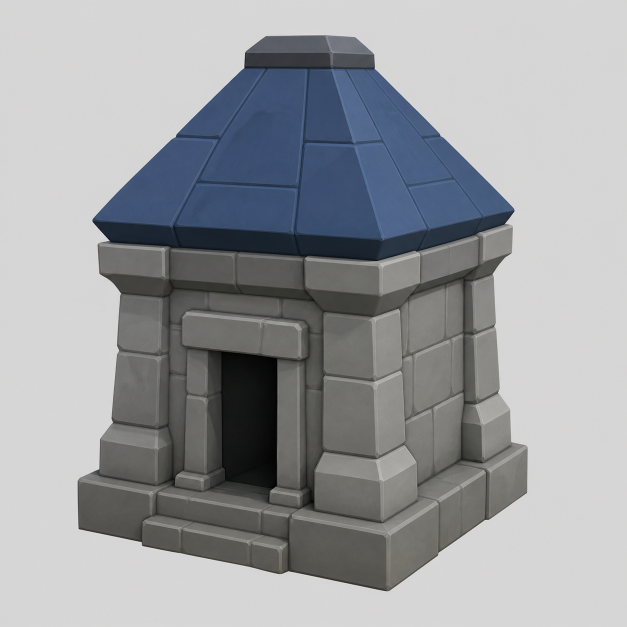
#> input picture assets/concepts/stage4h_generated_shrine_concept.png, 1254 x 1254 px (shown at 1/2 size)
$ python -i assets.py   (imports and definitions only)
#> lines starting #> are read from the running program, lines starting #| are printed output that depends on the picture
"""Deterministic, bounded external static-mesh ingestion.

OBJ and GLB parsers terminate at one source-neutral mesh record. Shared
normalization, validation, budgets, typed mesh IR, Nitro encoding, texture
binding, placement, and collision remain format-independent.
"""

from __future__ import annotations

import hashlib
import json
import math
from pathlib import Path
import re
from typing import Any

from .asset_source import MeshCorner, MeshFace, SourceMesh
from .glb import GLBError, parse_glb
from .glb_bootstrap import BootstrapError, bootstrap_geometry_glb
from .glb_materials import MaterialSynthesisError, synthesize_named_material
from .glb_normals import NormalGenerationError, generate_missing_normals
from .glb_preprocess import GLBPreprocessError, preprocess_static_glb
from .glb_uvs import UVGenerationError, generate_missing_uvs
from .geometry import (
    MODEL_BASE_Y,
    MODEL_TILE_SCALE,
    GeometryError,
    Quad,
    Triangle,
    encode_mesh_primitives,
    inspect_mesh_display_list,
)
from .mesh_simplify import SimplificationError, simplify_coplanar_ir
from .mesh_decimate import DecimationError, simplify_approximate_ir
from .nsbmd_model import PROJECT_DISPLAY_LIST_TESTED_MAX
from .textures import (
    compile_png,
    compile_texture_catalog,
    compile_texture_outputs,
    validate_texture_spec,
)


ASSET_SCHEMA_VERSIONS = {1, 2, 3, 4, 5, 6, 7, 8, 9, 10, 11, 12, 13, 14}
CATALOG_SCHEMA_VERSION = 1
SAFE_ID = re.compile(r"^[a-z][a-z0-9_]{0,63}$")
STAGE4B_BUDGET = {
    "max_source_bytes": 262_144,
    "max_vertices": 64,
    "max_uvs": 64,
    "max_normals": 32,
    "max_faces": 24,
    "max_materials": 1,
    "max_dimension_tiles": 8.0,
    "max_height_tiles": 8.0,
    "max_collision_tiles": 64,
}
STAGE4G_SOURCE_BUDGET = {
    **STAGE4B_BUDGET,
    "max_vertices": 128,
    "max_uvs": 128,
    "max_normals": 64,
    "max_faces": 64,
}
STAGE4J_SOURCE_BUDGET = {
    **STAGE4B_BUDGET,
    "max_source_bytes": 524_288,
    "max_vertices": 512,
    "max_uvs": 512,
    "max_normals": 256,
    "max_faces": 256,
    "max_projected_source_bytes": 24_000,
}
STAGE4M_SOURCE_BUDGET = {
    **STAGE4B_BUDGET,
    "max_vertices": 256,
    "max_uvs": 256,
    "max_normals": 256,
    "max_faces": 80,
}
ASSET_MATERIAL_BINDINGS = {
    "prop": {
        "shape": 1,
        "material_index": 18,
        "material_name": "road01_r",
        "capacity_bytes": 2496,
    },
    "prop_secondary": {
        "shape": 6,
        "material_index": 17,
        "material_name": "road01",
        "capacity_bytes": 1068,
    },
}


class AssetError(ValueError):
    """An asset source, manifest, placement, or budget is unsupported."""

    # [4 lines left out: function __init__, not called in this run]

    def as_dict(self) -> dict[str, object]:
        return {"code": self.code, "message": str(self), "details": self.details}


def _hash(data: bytes) -> str:
    return hashlib.sha256(data).hexdigest()


# [22 lines left out: functions _finite, _safe_relative, not called in this run]


def parse_obj(data: bytes) -> SourceMesh:
    """Parse the deterministic explicit triangle/quad OBJ subset."""
    if len(data) > STAGE4B_BUDGET["max_source_bytes"]:
        raise AssetError("source_too_large", "OBJ exceeds the Stage 4B source byte budget")
    try:
        text = data.decode("utf-8")
    except UnicodeDecodeError as error:
        raise AssetError("malformed_mesh", "OBJ must be UTF-8 text") from error
    vertices: list[tuple[float, float, float]] = []
    uvs: list[tuple[float, float]] = []
    normals: list[tuple[float, float, float]] = []
    faces: list[MeshFace] = []
    material: str | None = None
    allowed_ignored = {"o", "g", "s"}
    for line_number, raw_line in enumerate(text.splitlines(), 1):
        line = raw_line.split("#", 1)[0].strip()
        if not line:
            continue
        fields = line.split()
        keyword = fields[0]
        if keyword == "v":
            if len(fields) != 4:
                raise AssetError("malformed_mesh", f"line {line_number}: vertex requires three coordinates")
            vertices.append(tuple(_finite(value, field=f"line {line_number} vertex") for value in fields[1:]))
        elif keyword == "vt":
            if len(fields) != 3:
                raise AssetError("malformed_mesh", f"line {line_number}: UV requires two coordinates")
            uv = tuple(_finite(value, field=f"line {line_number} UV") for value in fields[1:])
            if any(value < 0.0 or value > 1.0 for value in uv):
                raise AssetError("invalid_uv", f"line {line_number}: Stage 4B UVs must be in 0..1")
            uvs.append(uv)
        elif keyword == "vn":
            if len(fields) != 4:
                raise AssetError("malformed_mesh", f"line {line_number}: normal requires three coordinates")
            normal = tuple(_finite(value, field=f"line {line_number} normal") for value in fields[1:])
            if math.sqrt(sum(value * value for value in normal)) <= 1e-9:
                raise AssetError("invalid_normal", f"line {line_number}: normal must be nonzero")
            normals.append(normal)
        elif keyword == "usemtl":
            if len(fields) != 2 or not SAFE_ID.fullmatch(fields[1]):
                raise AssetError("unsupported_material", f"line {line_number}: material name is unsupported")
            material = fields[1]
        elif keyword == "f":
            if len(fields) not in (4, 5):
                raise AssetError(
                    "unsupported_polygon", f"line {line_number}: only triangle and quad faces are supported",
                )
            if material is None:
                raise AssetError("unsupported_material", f"line {line_number}: face has no usemtl assignment")
            corners: list[MeshCorner] = []
            for token in fields[1:]:
                indices = token.split("/")
                if len(indices) != 3 or not all(indices):
                    raise AssetError("missing_uv_or_normal", f"line {line_number}: face corners require v/vt/vn")
                try:
                    vertex, uv, normal = (int(index) for index in indices)
                except ValueError as error:
                    raise AssetError("malformed_mesh", f"line {line_number}: invalid face index") from error
                if min(vertex, uv, normal) <= 0:
                    raise AssetError("unsupported_index", f"line {line_number}: zero/negative OBJ indices are unsupported")
                corners.append(MeshCorner(vertex - 1, uv - 1, normal - 1))
            faces.append(MeshFace(f"face_{len(faces):03d}", material, tuple(corners)))
        elif keyword in allowed_ignored:
            continue
        else:
            raise AssetError("unsupported_obj_statement", f"line {line_number}: unsupported OBJ statement {keyword!r}")
    if not vertices or not faces:
        raise AssetError("malformed_mesh", "OBJ must contain vertices and faces")
    for face in faces:
        for corner in face.corners:
            if corner.vertex >= len(vertices) or corner.uv >= len(uvs) or corner.normal >= len(normals):
                raise AssetError("invalid_index", f"{face.id} references an out-of-range OBJ index")
    return SourceMesh(
        tuple(vertices), tuple(uvs), tuple(normals), tuple(faces),
        {
            "source_format": "obj", "uv_origin": "lower_left",
            "scene_count": 1, "node_count": 1, "mesh_count": 1,
            "primitive_count": len(faces),
        },
    )


# [9 lines left out: function _axis, not called in this run]


def _dot(a: tuple[float, float, float], b: tuple[float, float, float]) -> float:
    return sum(x * y for x, y in zip(a, b, strict=True))


# [6 lines left out: function _cross, not called in this run]


def _subtract(a: tuple[float, float, float], b: tuple[float, float, float]) -> tuple[float, float, float]:
    return tuple(x - y for x, y in zip(a, b, strict=True))


# [1062 lines left out: functions _normalize, _bounds, _validate_manifest, load_manifest, _normalized_ir, _ir_primitives and 6 more, not called in this run]

>>> import cv2
>>> picture = cv2.imread('../../assets/concepts/stage4h_generated_shrine_concept.png', cv2.IMREAD_GRAYSCALE)
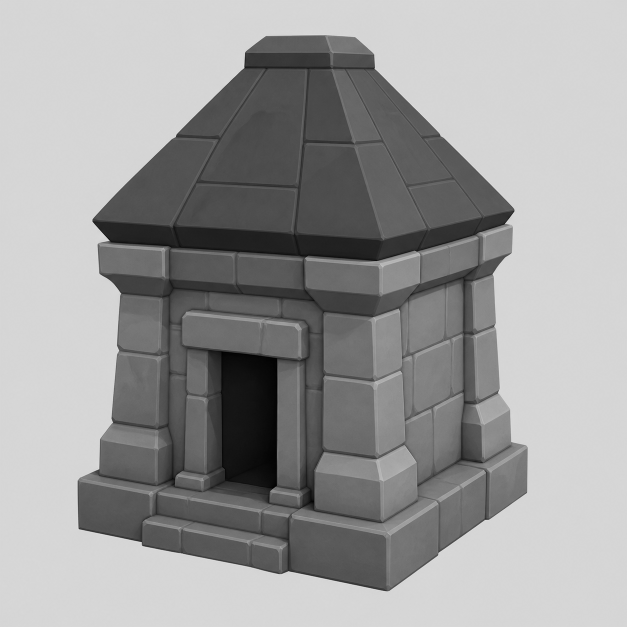
#> picture: shape (1254, 1254) (shown at 1/2 size); min 0, max 239, mean 156.3
#> (the run stopped early here; a loop or call above may not have finished)
